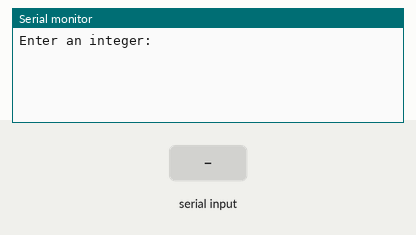
This sketch was run on a simulated Arduino Uno, built with avr-gcc and run on an emulated ATmega328P. Parts: the last lines printed to the serial monitor. The inputs (shaded band) are chosen by the test bench.

Above: at 1.2 s.
1.3 s: "90,45\n" received over Serial
At 2.1 s:
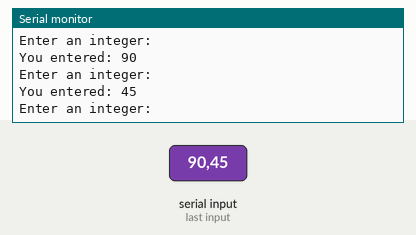
2.8 s: "30,150\n" received over Serial
At 4.5 s:
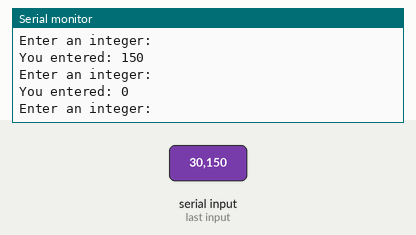
Timing chart, 0 to 6.0 s (numbered marks = the images above; inputs shaded):
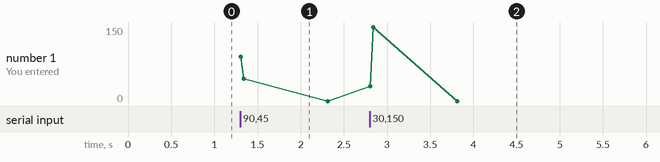

Measured:
- after the input at 1.3 s, the serial monitor: prints a new line at once (image 1)
- after the input at 2.8 s, the serial monitor: prints a new line at once (image 2)

The sketch:

userInteractivity.ino
```cpp
/*
  Sample user interface.
  User enters number on serial port.
*/
int Num;

void setup() {
  // initialize serial communication and set data rate for serial
  // data communication
  Serial.begin(9600);
}

void loop() {
  // print inquiry at the serial port (see Serial monitor)
  Serial.println("Enter an integer: ");
  while(Serial.available() == 0) { // wait for user to enter number
  }
  Num = Serial.parseInt();  // read number from serial port
  // Print entered value
  Serial.print("You entered: ");
  Serial.println(Num);
}
```
